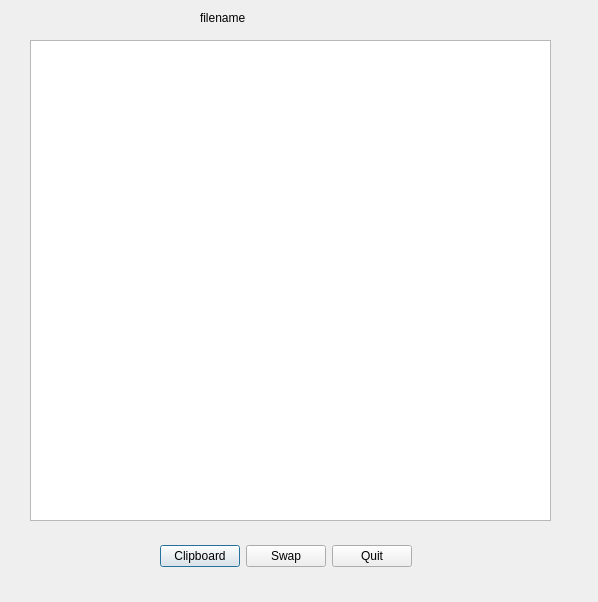
<?xml version="1.0" encoding="UTF-8"?>
<ui version="4.0">
 <class>adblogDialog</class>
 <widget class="QDialog" name="adblogDialog">
  <property name="geometry">
   <rect>
    <x>0</x>
    <y>0</y>
    <width>598</width>
    <height>602</height>
   </rect>
  </property>
  <property name="windowTitle">
   <string>Logfile Viewer</string>
  </property>
  <widget class="QTextBrowser" name="logBrowser">
   <property name="geometry">
    <rect>
     <x>30</x>
     <y>40</y>
     <width>521</width>
     <height>481</height>
    </rect>
   </property>
  </widget>
  <widget class="QLabel" name="logfileName">
   <property name="geometry">
    <rect>
     <x>200</x>
     <y>10</y>
     <width>201</width>
     <height>16</height>
    </rect>
   </property>
   <property name="text">
    <string>filename</string>
   </property>
  </widget>
  <widget class="QWidget" name="layoutWidget">
   <property name="geometry">
    <rect>
     <x>160</x>
     <y>540</y>
     <width>252</width>
     <height>32</height>
    </rect>
   </property>
   <layout class="QHBoxLayout" name="horizontalLayout">
    <item>
     <widget class="QPushButton" name="copyButton">
      <property name="text">
       <string>Clipboard</string>
      </property>
     </widget>
    </item>
    <item>
     <widget class="QPushButton" name="swapButton">
      <property name="text">
       <string>Swap</string>
      </property>
     </widget>
    </item>
    <item>
     <widget class="QPushButton" name="quitButton">
      <property name="text">
       <string>Quit</string>
      </property>
     </widget>
    </item>
   </layout>
  </widget>
 </widget>
 <resources/>
 <connections>
  <connection>
   <sender>quitButton</sender>
   <signal>clicked()</signal>
   <receiver>adblogDialog</receiver>
   <slot>close()</slot>
   <hints>
    <hint type="sourcelabel">
     <x>377</x>
     <y>555</y>
    </hint>
    <hint type="destinationlabel">
     <x>294</x>
     <y>300</y>
    </hint>
   </hints>
  </connection>
 </connections>
</ui>
